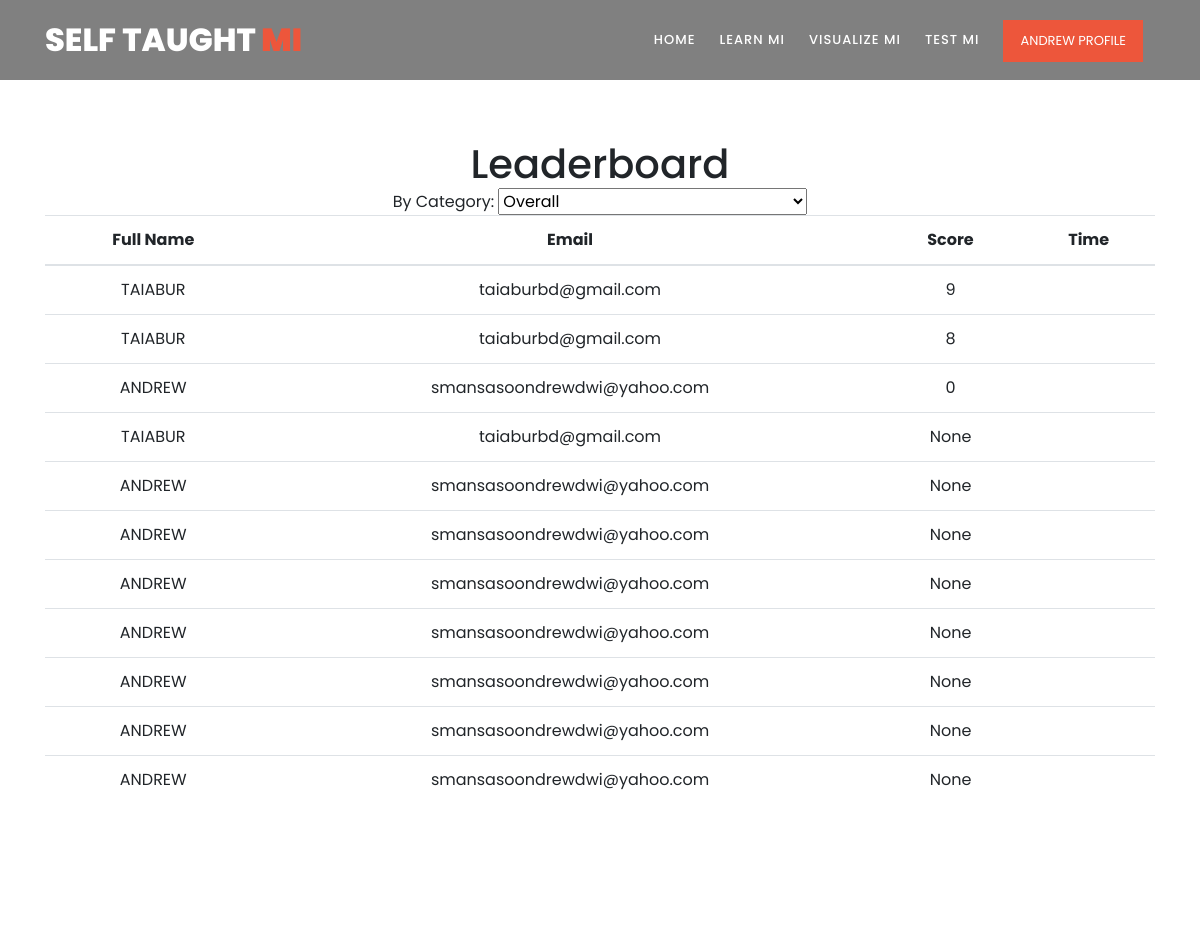
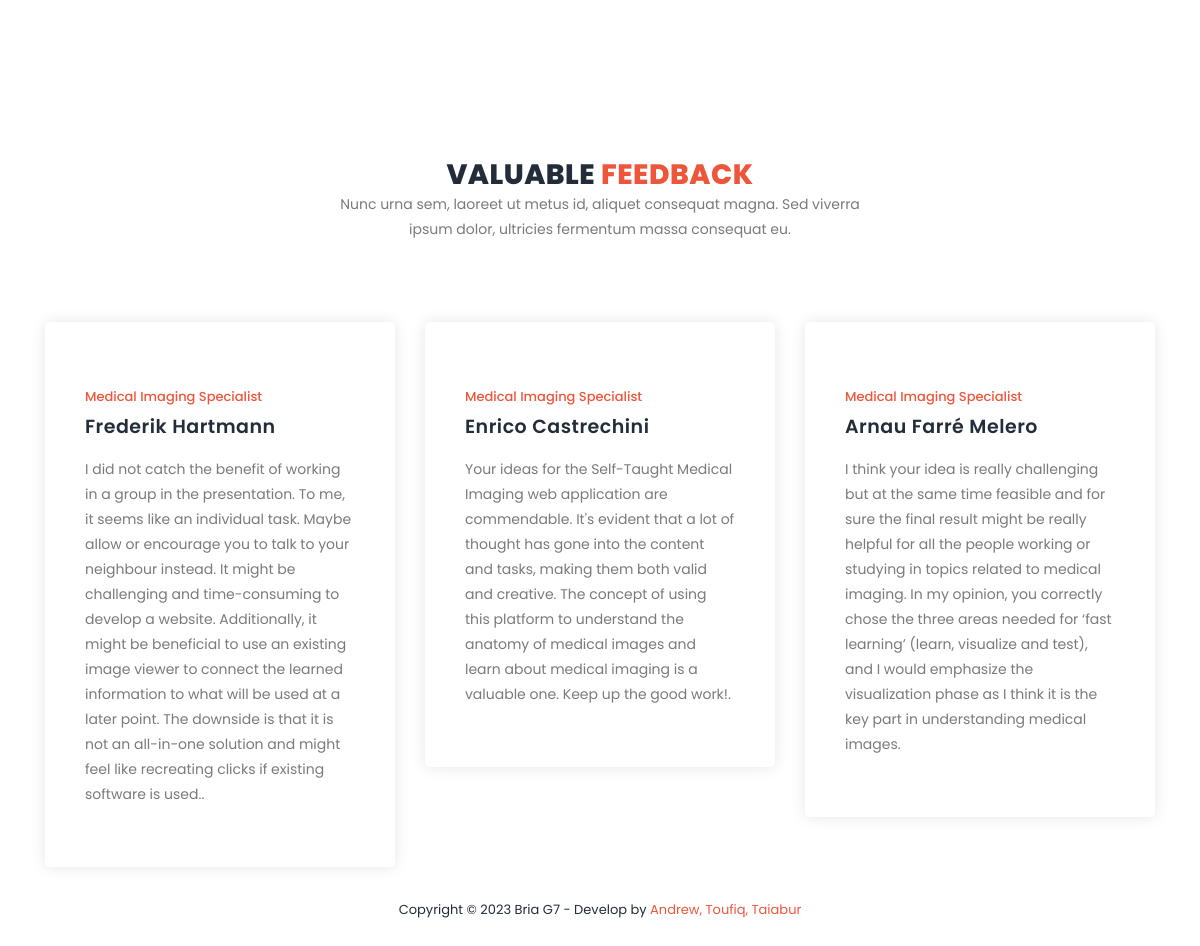
Page /leaderboard (signed in) on the committed database (2 pictures, top to bottom).
### tables this page shows
CREATE TABLE users (
    id INTEGER PRIMARY KEY,
    fullname TEXT NULL,
    username TEXT UNIQUE NOT NULL,
    password TEXT NOT NULL,
    isadmin INTEGER DEFAULT 0,
    created TIMESTAMP NOT NULL DEFAULT 
    CURRENT_TIMESTAMP
);

CREATE TABLE quiz_list (
    id INTEGER PRIMARY KEY,
    quiz_id VARCHAR(255),
    user_id INTEGER,
    total_mark INTEGER,
    category VARCHAR(255),
    created_date TIMESTAMP DEFAULT CURRENT_TIMESTAMP
);

### views.py (the view)
@app.route('/leaderboard')
def leaderboard():
    if 'user_id' in session:
        conn = get_db_connection()
        category_cursor = conn.execute('SELECT category_id FROM tutorials GROUP BY category_id ')
        categories = category_cursor.fetchall()
        quiz_cat = request.args.get('quiz_cat')
        quiz_details=''
        if quiz_cat:
            quiz_details = conn.execute(
                'SELECT * FROM quiz_list JOIN users ON users.id = quiz_list.user_id WHERE quiz_list.category = ? ORDER BY total_mark',
                (quiz_cat,)
            ).fetchall()
        else:
            quiz_details = conn.execute(
                'SELECT * FROM quiz_list JOIN users ON users.id = quiz_list.user_id ORDER BY total_mark DESC',
            ).fetchall()
        conn.close()
        return render_template('leaderboard.html',quiz_details=quiz_details,quiz_cat=quiz_cat,categories=categories)
    else:
        return redirect(url_for('login'))

### admin.py (called while the page is built)
@app.before_request
def check_admin_access():
    if request.endpoint and request.endpoint.startswith('admin'):
        if not is_admin():
            return redirect(url_for('hello'))

### views.py (called while the page is built)
def get_db_connection():
    conn = sqlite3.connect('database.db')
    conn.row_factory = sqlite3.Row
    return conn

### templates/leaderboard.html (shortened to what this page needs)
{% extends "base.html" %}
{% block content %}
<section class="section" id="features">
  <div class="container">
      <div class="row">
        <div class="col-lg-12">
          <div class="section-heading">
              <h1>Leaderboard</h1>
              By Category:
              <select class="input-form" name="category" id="category" onchange="submitForm()">
                  <option value="">Overall</option>
                  {% set selected = '' %}
              </select>
              <table class="table table-stripe">
                <thead>
                    <tr>
                        <th>Full Name</th>
                        <th>Email</th>
                        <th>Score</th>
                        <th>Time</th>
                    </tr>
                </thead>
                <tbody>
                    {% for row in quiz_details %}
                        <tr>
                            <td>{{ row.fullname.upper()}}</td>
                            <td>{{ row.username }}</td>
                            <td>{{ row.total_mark }}</td>
                            <td></td>
                        </tr>
                    {% endfor %}
                </tbody>
            </table>
          </div>
      </div>
    </div>
</section>
{% endblock %}

### templates/base.html (shortened to what this page needs)
<!DOCTYPE html>
<html lang="en">
  <head>
    <link rel="stylesheet" type="text/css" href="{{ url_for('static',filename='assets/css/bootstrap.min.css') }}">
    <link rel="stylesheet" type="text/css" href="{{ url_for('static',filename='assets/css/font-awesome.css') }}">
    <link rel="stylesheet" href="{{ url_for('static',filename='assets/css/templatemo-training-studio.css') }}">
    </head>
    <body>
        <header class="header-area header-sticky" style="{% if request.path != '/' %}background:gray{% endif %}">
            <div class="container">
                <div class="row">
                    <div class="col-12">
                        <nav class="main-nav">
                            <a href="/" class="logo">Self Taught<em> Mi</em></a>
                            <ul class="nav">
                                <li class="scroll-to-section "><a href="/" class="{% if request.path == '/' %}active{% endif %}">Home</a></li>
                                <li class="scroll-to-section "><a href="/tutorial" class="{% if request.path == '/tutorial' %}active{% endif %}">Learn mi</a></li>
                                <li class="scroll-to-section "><a href="/visualize-mi" class="{% if request.path == '/visualize-mi' %}active{% endif %}">Visualize Mi</a></li>
                                <li class="scroll-to-section "><a href="/test_mi" class="{% if request.path == '/test_mi' %}active{% endif %}">Test mi</a></li>
                                {% if 'user_id' in session %}
                                    <li class="main-button ">
                                        <a href="/profile" >{{ session['user_fullname'] }} Profile</a>
                                    </li>
                                {% else %}
                                    <li class="main-button"><a href="/register#signup">Sign Up</a></li>
                                {% endif %}
                            </ul>
                        </nav>
                    </div>
                </div>
            </div>
        </header>
        {% block content %} {% endblock %}
    <section class="section" id="trainers">
      <div class="container">
          <div class="row">
              <div class="col-lg-6 offset-lg-3">
                  <div class="section-heading">
                      <h2>Valuable <em>Feedback</em></h2>
                      <p>Nunc urna sem, laoreet ut metus id, aliquet consequat magna. Sed viverra ipsum dolor, ultricies fermentum massa consequat eu.</p>
                  </div>
              </div>
          </div>
          <div class="row">
              <div class="col-lg-4">
                  <div class="trainer-item">
                      <div class="down-content">
                          <span>Medical Imaging Specialist</span>
                          <h4>Frederik Hartmann</h4>
                          <p>I did not catch the benefit of working in a group in the presentation. To me, it seems like an individual task. Maybe allow or encourage you to talk to your neighbour instead.
                               It might be challenging and time-consuming to develop a website. Additionally, it might be beneficial to use an existing image viewer to connect the learned information to what will be used at a later point. The downside is that it is not an all-in-one solution and might feel like recreating clicks if existing software is used..</p>
                      </div>
                  </div>
              </div>
              <div class="col-lg-4">
                  <div class="trainer-item">
                      <div class="down-content">
                          <span>Medical Imaging Specialist</span>
                          <h4>Enrico Castrechini</h4>
                          <p>Your ideas for the Self-Taught Medical Imaging web application are commendable.
                              It's evident that a lot of thought has gone into the content and tasks, making them
                              both valid and creative. The concept of using this platform to understand the
                              anatomy of medical images and learn about medical imaging is a valuable one. Keep
                              up the good work!.</p>
                      </div>
                  </div>
              </div>
              <div class="col-lg-4">
                  <div class="trainer-item">
                      <div class="down-content">
                          <span>Medical Imaging Specialist</span>
                          <h4>Arnau Farré Melero</h4>
                          <p>I think your idea is really challenging but at the same time feasible and for sure the
                              final result might be really helpful for all the people working or studying in topics
                              related to medical imaging. In my opinion, you correctly chose the three areas needed
                              for ‘fast learning’ (learn, visualize and test), and I would emphasize the visualization
                              phase as I think it is the key part in understanding medical images.</p>
                      </div>
                  </div>
              </div>
          </div>
      </div>
  </section>
    <footer>
        <div class="container">
            <div class="row">
                <div class="col-lg-12">
                    <p>Copyright &copy; 2023 Bria G7
                    - Develop by <a rel="nofollow" href="st-mi.xyz" class="tm-text-link" target="_parent">Andrew, Toufiq, Taiabur </a><br>
                </p>
                </div>
            </div>
        </div>
    </footer>
  </body>
</html>

### static/assets/css/templatemo-training-studio.css (style rules this page uses)
html, body, div, span, applet, object, iframe, h1, h2, h3, h4, h5, h6, p, blockquote, div pre, a, abbr, acronym, address, big, cite, code, del, dfn, em, font, img, ins, kbd, q, s, samp, small, strike, strong, sub, sup, tt, var, b, u, i, center, dl, dt, dd, ol, ul, li, figure, header, nav, section, article, aside, footer, figcaption { margin: 0; padding: 0; border: 0; outline: 0; }
ul, li { padding: 0; margin: 0; list-style: none; }
header, nav, section, article, aside, footer, hgroup { display: block; }
* { box-sizing: border-box; }
html, body { font-family: 'Poppins', sans-serif; font-weight: 400; background-color: #fff; font-size: 16px; -ms-text-size-adjust: 100%; -webkit-font-smoothing: antialiased; -moz-osx-font-smoothing: grayscale; }
a { text-decoration: none !important; }
h1, h2, h3, h4, h5, h6 { margin-top: 0px; margin-bottom: 0px; }
ul { margin-bottom: 0px; }
p { font-size: 14px; line-height: 25px; color: #7a7a7a; }
html, body { background: #fff; font-family: 'Poppins', sans-serif; }
.section-heading { text-align: center; margin-top: 140px; margin-bottom: 80px; }
.section-heading h2 { font-size: 28px; font-weight: 800; color: #232d39; text-transform: uppercase; letter-spacing: 0.5px; margin-top: 0px; margin-bottom: 0px; }
.section-heading h2 em { font-style: normal; color: #ed563b; }
.main-button a { display: inline-block; font-size: 15px; padding: 12px 20px; background-color: #ed563b; color: #fff; text-align: center; font-weight: 400; text-transform: uppercase; transition: all .3s; }
.header-area { position: absolute; top: 0px; left: 0px; right: 0px; z-index: 100; height: 80px; background: rgba(250,250,250,0.1); -webkit-transition: all .5s ease 0s; -moz-transition: all .5s ease 0s; -o-transition: all .5s ease 0s; transition: all .5s ease 0s; }
.header-area .main-nav { min-height: 80px; background: transparent; }
.header-area .main-nav .logo { line-height: 80px; color: #fff; font-size: 32px; font-weight: 800; text-transform: uppercase; float: left; -webkit-transition: all 0.3s ease 0s; -moz-transition: all 0.3s ease 0s; -o-transition: all 0.3s ease 0s; transition: all 0.3s ease 0s; }
.header-area .main-nav .logo em { font-style: normal; color: #ed563b; font-weight: 900; }
.header-area .main-nav .nav { float: right; margin-top: 27px; margin-right: 0px; background-color: transparent; -webkit-transition: all 0.3s ease 0s; -moz-transition: all 0.3s ease 0s; -o-transition: all 0.3s ease 0s; transition: all 0.3s ease 0s; position: relative; z-index: 999; }
.header-area .main-nav .nav li { padding-left: 20px; padding-right: 20px; }
.header-area .main-nav .nav li a { display: block; font-weight: 500; font-size: 13px; color: #7a7a7a; text-transform: uppercase; -webkit-transition: all 0.3s ease 0s; -moz-transition: all 0.3s ease 0s; -o-transition: all 0.3s ease 0s; transition: all 0.3s ease 0s; height: 40px; line-height: 40px; border: transparent; letter-spacing: 1px; }
.header-area .main-nav .nav li a { color: #fff; }
.header-area .main-nav .nav li:last-child a { display: inline-block; font-size: 13px; padding: 11px 17px; background-color: #ed563b; color: #fff; text-align: center; font-weight: 400; letter-spacing: 0px; text-transform: uppercase; transition: all .3s; height: auto; line-height: 20px; }
.header-area.header-sticky { min-height: 80px; }
.header-area.header-sticky .nav { margin-top: 20px !important; }
@media (max-width: 1200px) { .header-area .main-nav .nav li { padding-left: 12px; padding-right: 12px; } }
@media (max-width: 1200px) { .header-area .main-nav:before { display: none; } }
@media (min-width: 767px) { .header-area .main-nav .nav { display: flex !important; } }
#features { margin-bottom: 80px; }
#trainers .trainer-item { background-color: #fff; border-radius: 5px; box-shadow: 0px 0px 15px rgba(0,0,0,0.1); padding: 40px; }
#trainers .trainer-item span { font-size: 13px; font-weight: 500; color: #ed563b; display: inline-block; margin-top: 25px; margin-bottom: 10px; }
#trainers .trainer-item h4 { font-size: 19px; font-weight: 600; color: #232d39; letter-spacing: 0.5px; margin-bottom: 18px; }
#trainers .trainer-item p { margin-bottom: 20px; }
footer { text-align: center; padding: 30px 0px; }
footer p { color: #232d39; font-size: 13px; }
footer p a { cursor: pointer; color: #ed563b; }

### rows in the picture
users: user_fullname "ANDREW"
quiz_list: fullname "TAIABUR", username "taiaburbd@gmail.com", total_mark "9"
quiz_list: fullname "TAIABUR", username "taiaburbd@gmail.com", total_mark "8"
quiz_list: fullname "ANDREW", username "smansasoondrewdwi@yahoo.com", total_mark "0"
quiz_list: fullname "TAIABUR", username "taiaburbd@gmail.com", total_mark "None"
quiz_list: fullname "ANDREW", username "smansasoondrewdwi@yahoo.com", total_mark "None"
quiz_list: fullname "ANDREW", username "smansasoondrewdwi@yahoo.com", total_mark "None"
quiz_list: fullname "ANDREW", username "smansasoondrewdwi@yahoo.com", total_mark "None"
quiz_list: fullname "ANDREW", username "smansasoondrewdwi@yahoo.com", total_mark "None"
quiz_list: fullname "ANDREW", username "smansasoondrewdwi@yahoo.com", total_mark "None"
quiz_list: fullname "ANDREW", username "smansasoondrewdwi@yahoo.com", total_mark "None"
quiz_list: fullname "ANDREW", username "smansasoondrewdwi@yahoo.com", total_mark "None"
